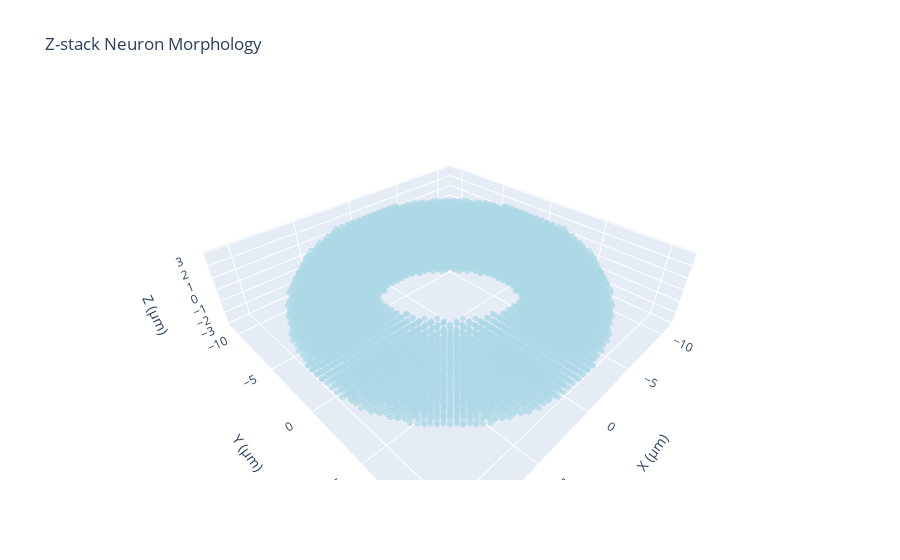

Write notebook code for a chart like this one.
### Markdown cell above
## 3. Visualizing the Torus Topology Z-stack

Let's visualize the torus topology to understand its 3D donut structure and central hole.

### Code cell
# Visualize the torus topology z-stack in 3D
print("🎨 Creating 3D visualization of torus topology z-stack...")

# Create interactive 3D plot
fig_torus = visualize_zstack_3d(
    z_stack, 
    metadata=metadata,
)

# Display the plot
fig_torus.show()

print("✓ 3D visualization complete!")
print("💡 Interact with the plot: rotate to see the classic donut shape")
print("🔍 Notice the central hole that goes completely through the torus")
print("🍩 This creates a topology with genus = 1 (one hole)")

### Figure 1 — Plotly figure (JSON) as saved in the notebook; plotly's stock layout.template omitted (floating-point values rounded to 4 significant figures; data arrays with more than 128 entries replaced by an {"elided": "..."} marker saying what was removed)
{"data": [{"marker": {"color": "lightblue", "opacity": 0.7, "size": 2}, "mode": "markers", "name": "Neuron Volume", "type": "scatter3d", "x": {"elided": "10536 float values"}, "y": {"elided": "10536 float values"}, "z": {"elided": "10536 float values"}}], "layout": {"scene": {"aspectmode": "data", "xaxis": {"title": {"text": "X (µm)"}}, "yaxis": {"title": {"text": "Y (µm)"}}, "zaxis": {"title": {"text": "Z (µm)"}}}, "title": {"text": "Z-stack Neuron Morphology"}}}
